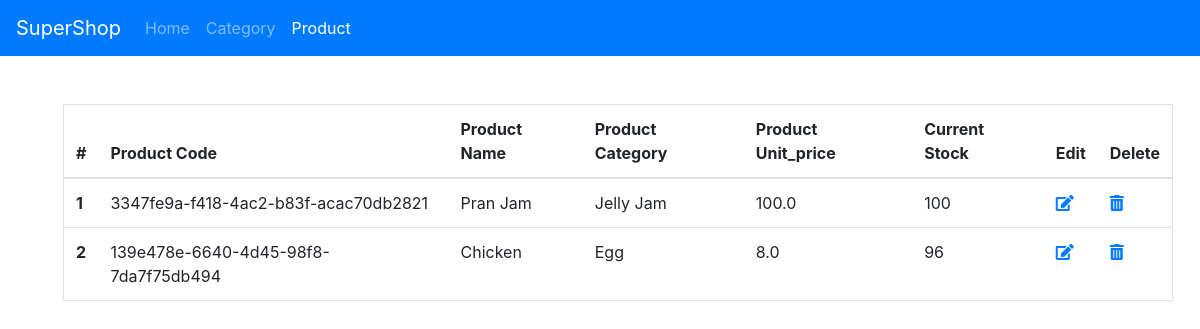
/supershop_admin/product/view/, run on an earlier commit of the app's database.
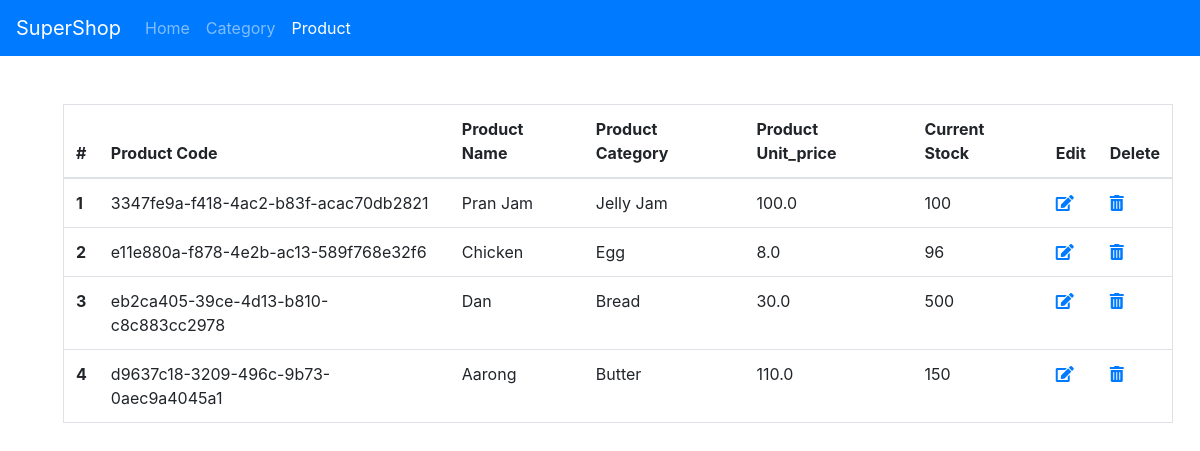
And on a later commit of the database.
### supershop_app/models.py (models this page shows, shortened)
class Product(models.Model):
    id = models.AutoField(primary_key=True)
    product_code = models.UUIDField(default=uuid.uuid4)
    product_name = models.CharField(max_length=255, blank=False, null=False, unique=True)
    product_category = models.ForeignKey(ProductCategory, on_delete=models.CASCADE)
    product_unit_price = models.FloatField(default=0.0)
    current_stock = models.IntegerField(default=0)

class ProductCategory(models.Model):
    id = models.AutoField(primary_key=True)
    category_code = models.UUIDField(default=uuid.uuid4)
    category_name = models.CharField(max_length=255, blank=False, null=False, unique=True)
    def __str__(self):
        return self.category_name

### supershop_app/views.py (the view, shortened to what this page needs)
# urls.py: path('supershop_admin/product/<str:ops>/', views.admin_product_operation, name="admin_product_operation"),
def admin_product_operation(request, ops):
    if request.method == "POST":
        if ops == 'add':
            form = ProductForm(request.POST)
            if form.is_valid():
                messages.success(request, "Succesfully added.")
                form.save()
            else:
                messages.error(request, "Something Went Wrong.")
            return redirect("/supershop_admin/product/add/")
        elif 'edit' in ops:
            cat_id = ops.split('__')[-1]
            cat = models.Product.objects.filter(pk=cat_id).first()
            form = ProductEditForm(request.POST, instance=cat)
            if form.is_valid():
                form.save()
                messages.success(request, "Succesfully Updated.")
            else:
                messages.error(request, "Something Went Wrong.")
            return redirect("/supershop_admin/category/view/")
        elif 'delete' in ops:
            prod_id = ops.split('__')[-1]
            cat = models.Product.objects.filter(pk=prod_id).delete()
            return JsonResponse(1, safe=False)
    elif request.method == 'GET':
        if ops == 'add':
            form = ProductForm()
            return render(request, "all_forms.html",
                          context={"form": form,
                                   "title": "Add Product",
                                   "admin": 1,
                                   'logout': request.user.is_authenticated,
                                   "btn_name": "ADD Product",
                                   "admin_product": "active"})
        elif ops == 'view':
            products = models.Product.objects.all()
            return render(request, 'view_products.html',
                          context={
                              "products": products,
                              "title": "View Products",
                              "admin": 1,
                              'logout': request.user.is_authenticated,
                              "admin_product": "active"
                          })
        else:
            return redirect("admin_product")

### supershop_app/templates/supershop_app/view_products.html (shortened to what this page needs)
{% extends 'base.html' %}
{% load static %}
{% block content %}
    <div class="container m-5">
        <table class="table border">
            <thead>
                <tr>
                    <th scope="col">#</th>
                    <th scope="col">Product Code</th>
                    <th scope="col">Product Name</th>
                    <th scope="col">Product Category</th>
                    <th scope="col">Product Unit_price</th>
                    <th scope="col">Current Stock</th>
                    <th scope="col">Edit</th>
                    <th scope="col">Delete</th>
                </tr>
            </thead>
            <tbody>
            {% for product in products %}
                <tr>
                    <th scope="row">{{ forloop.counter }}</th>
                    <td>{{ product.product_code }}</td>
                    <td>{{ product.product_name }}</td>
                    <td>{{ product.product_category }}</td>
                    <td>{{ product.product_unit_price }}</td>
                    <td>{{ product.current_stock }}</td>
                    <td><a href="/supershop_admin/product/edit__{{ product.pk }}/"><i class="fas fa-edit"></i></a></td>
                    <td><a onclick="deleteFunc({{ product.pk }})" href="" ><i class="fas fa-trash-alt"></i></a></td>
                </tr>
            {% endfor %}
            </tbody>
        </table>
    </div>
{% endblock %}

### supershop_app/templates/supershop_app/base.html (shortened to what this page needs)
<!doctype html>
<html class="no-js" lang="en">
    <head>
        {% load static %}
        <link rel="stylesheet" href="https://pro.fontawesome.com/releases/v5.10.0/css/all.css"/>
        <link rel="stylesheet" href="https://stackpath.bootstrapcdn.com/bootstrap/4.5.2/css/bootstrap.min.css">
    </head>
    <body>
        <nav class="navbar navbar-expand-lg navbar-dark bg-primary">
            {% if admin %}
                <a class="navbar-brand" href="/admin_home/">SuperShop</a>
            {% else %}
                <a class="navbar-brand" href="/">SuperShop</a>
            {% endif %}
            <div class="collapse navbar-collapse" id="navbarSupportedContent">
                <ul class="navbar-nav mr-auto">
                    {% if admin %}
                        <li class="nav-item {{ admin_home }}">
                            <a class="nav-link" href="/admin_home/">Home <span class="sr-only">(current)</span></a>
                        </li>
                    {% else %}
                        <li class="nav-item {{ home }}">
                            <a class="nav-link" href="/">Home <span class="sr-only">(current)</span></a>
                        </li>
                    {% endif %}
                    {% if not admin %}
                        {% if not is_logged_in %}
                            <li class="nav-item {{ signup }}">
                                <a class="nav-link" href="/signup/">Signup</a>
                            </li>
                            <li class="nav-item {{ login }}">
                                <a class="nav-link" href="/login/">LogIn</a>
                            </li>
                        {% endif %}
                    {% else %}
                        <li class="nav-item {{ admin_category }}">
                            <a class="nav-link" href="/supershop_admin/category/">Category</a>
                        </li>
                        <li class="nav-item {{ admin_product }}">
                            <a class="nav-link" href="/supershop_admin/product/">Product</a>
                        </li>
                  {% endif %}
                </ul>
            </div>
        </nav>
                                {% block content %} {% endblock %}
    </body>
</html>

What changed in the data, as far as the page shows it:
removed Product: product_code "139e478e-6640-4d45-98f8-7da7f75db494", product_name "Chicken", product_category "Egg", product_unit_price "8.0", current_stock "96"
added Product: product_code "e11e880a-f878-4e2b-ac13-589f768e32f6", product_name "Chicken", product_category "Egg", product_unit_price "8.0", current_stock "96"
added Product: product_code "eb2ca405-39ce-4d13-b810-c8c883cc2978", product_name "Dan", product_category "Bread", product_unit_price "30.0", current_stock "500"
added Product: product_code "d9637c18-3209-496c-9b73-0aec9a4045a1", product_name "Aarong", product_category "Butter", product_unit_price "110.0", current_stock "150"
